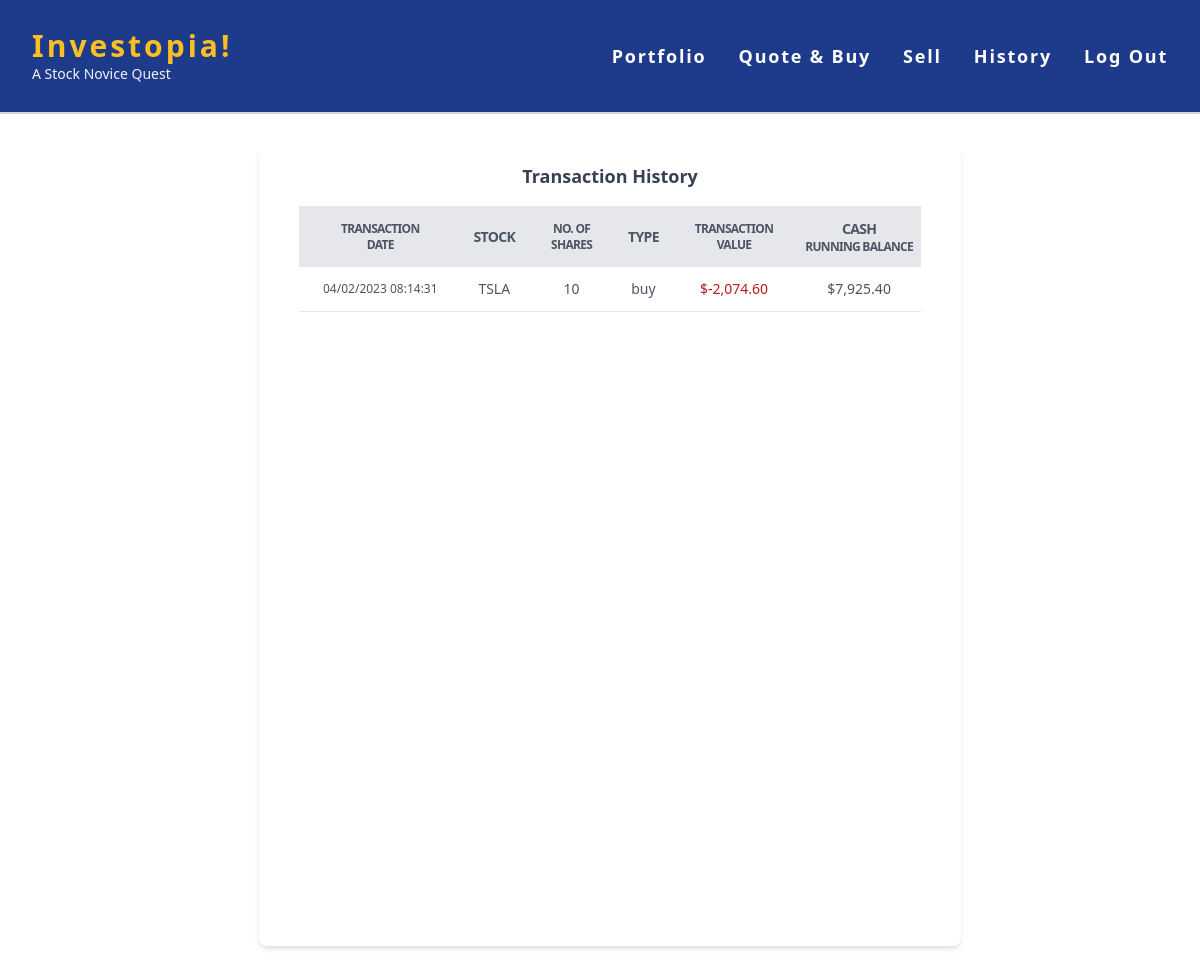
Page /history (signed in) on the earlier database version.
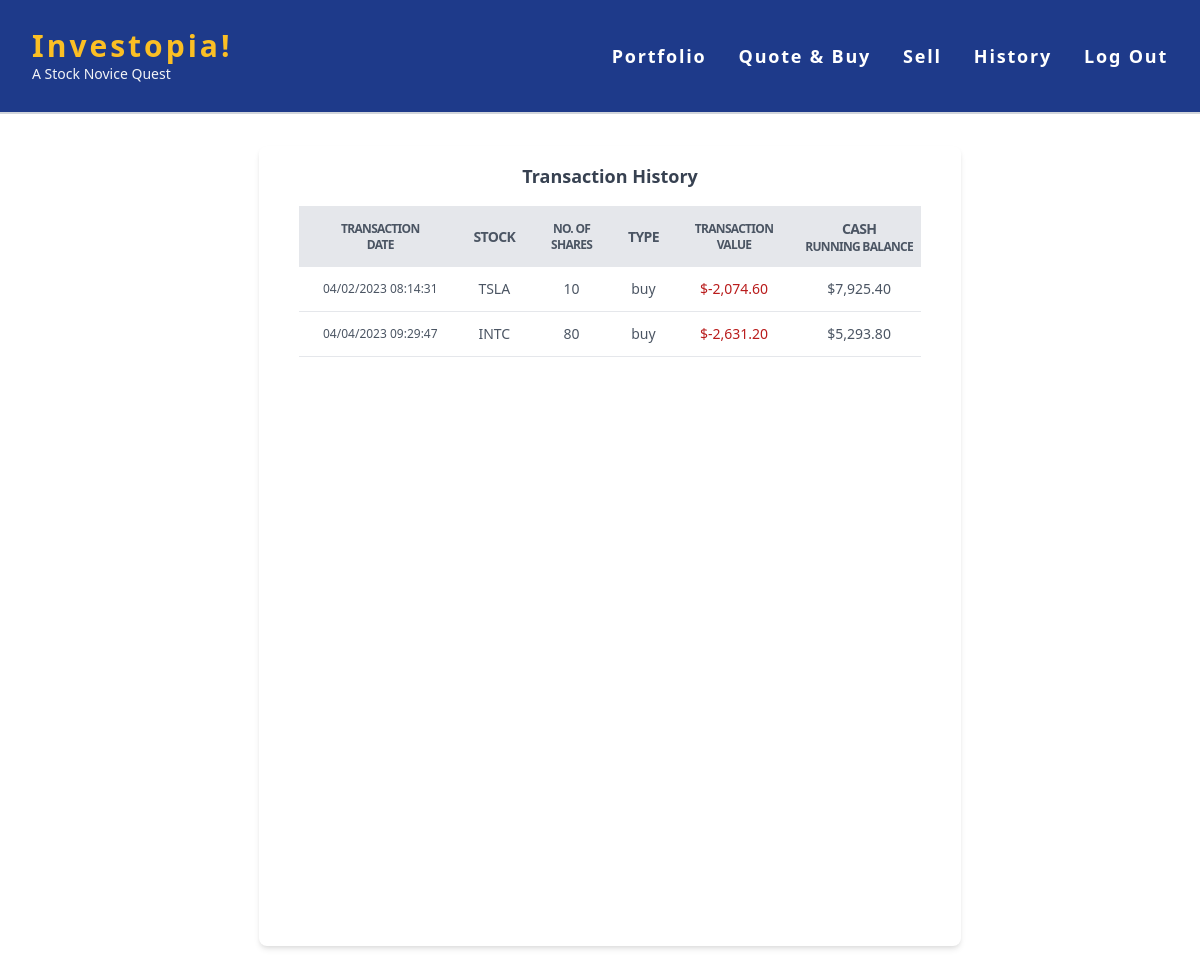
Same page on the later database version.
### app.py (models this page shows, shortened)
class stock_txn(db.Model):
    txn_id = db.Column(db.Integer, primary_key=True)
    stock = db.Column(db.String(80), nullable=False)
    no_of_shares = db.Column(db.Integer, nullable=False)
    total_cost = db.Column(db.Integer, nullable=False)
    user_id = db.Column(db.Integer)
    txn_date = db.Column(db.Date)
    txn_type = db.Column(db.String(80), nullable=False)

class cash_running_bal(db.Model):
    c_bal_id = db.Column(db.Integer, primary_key=True)
    user_id = db.Column(db.Integer)
    txn_id = db.Column(db.Integer)
    txn_date = db.Column(db.Date)
    amount_change = db.Column(db.Integer, nullable=False)
    cash_end_bal = db.Column(db.Integer, nullable=False)

### app.py (the view)
@fin_app.route("/history")
@login_required
def history():
    current_user = session["user_id"]
    transactions = db.session.execute(text(
        "SELECT * FROM stock_txn WHERE user_id = :current_user"), {'current_user': current_user})
    cash_history = db.session.execute(text(
        "SELECT * FROM cash_running_bal WHERE user_id = :current_user"), {'current_user': current_user})
    cash_history = db.session.execute(text(
        "SELECT * FROM (SELECT * FROM cash_running_bal JOIN stock_txn ON cash_running_bal.txn_id = stock_txn.txn_id) WHERE user_id = :current_user"), {'current_user': current_user})
    return render_template("history.html", transactions=transactions, cash_history=cash_history)

### app.py (called while the page is built)
@fin_app.after_request
def after_request(response):
    response.headers["Cache-Control"] = "no-cache, no-store, must-revalidate"
    response.headers["Expires"] = 0
    response.headers["Pragma"] = "no-cache"
    return response

### helpers.py (called while the page is built)
def login_required(f):
    @wraps(f)
    def decorated_function(*args, **kwargs):
        if session.get("user_id") is None:
            return redirect("/login")
        return f(*args, **kwargs)
    return decorated_function

def usd(value):
    return f"${value:,.2f}"

### templates/history.html
{% extends "layout.html" %} {% block title %} List of Users {% endblock %} {%
block main %}
<div class="flex justify-center min-h-screen mt-8 ml-5">
  <div class="bg-white shadow-md rounded-lg overflow-x-auto">
    <div class="flex justify-center items-center px-6 py-4">
      <h2 class="text-lg font-semibold text-gray-700">Transaction History</h2>
    </div>
    <table class="table-auto mx-10 text-xs md:text-sm text-center">
      <thead>
        <tr
          class="bg-gray-200 text-gray-600 uppercase text-sm leading-normal tracking-tighter text-center"
        >
          <th class="py-3 px-6 text-xs">
            <p>Transaction</p>
            <p>Date</p>
          </th>
          <th class="py-3 px-3">Stock</th>
          <th class="py-3 px-6 text-xs">
            <p>No. of</p>
            <p>Shares</p>
          </th>
          <th class="py-3 px-3">Type</th>
          <th class="py-3 px-6 text-xs">
            <p>Transaction</p>
            <p>Value</p>
          </th>
          <th class="py-3 px-2">
            <p>Cash</p>
            <p class="text-xs">Running Balance</p>
          </th>
        </tr>
      </thead>
      <tbody class="text-gray-600 text-sm font-light">
        {% for each in cash_history %}
        <tr class="border-b border-gray-200 hover:bg-gray-100">
          <td class="py-3 px-6 text-xs">{{ each.txn_date }}</td>
          <td class="py-3 px-3">{{ each.stock }}</td>
          <td class="py-3 px-6">{{ each.no_of_shares }}</td>
          <td class="py-3 px-3">
            {{ each.txn_type }}
          </td>
          <td class="py-3 px-6">
            {% if each.amount_change < 0 %}
            <p class="text-red-700">{{ each.amount_change|usd }}</p>
            {% else %}
            <p class="text-green-700">{{ each.amount_change|usd }}</p>
            {% endif %}
          </td>
          <td class="py-3 px-2">{{ each.cash_end_bal|usd }}</td>
        </tr>
        {% endfor %}
      </tbody>
    </table>
  </div>
</div>
{% endblock %}

### templates/layout.html (shortened to what this page needs)
<!DOCTYPE html>
<html lang="en">
  <head>
    <link
      href="https://cdn.jsdelivr.net/npm/tailwindcss@2.2.15/dist/tailwind.min.css"
      rel="stylesheet"
    />
    <link
      href="/static/css/exp.css"
      rel="stylesheet"
    />
  </head>
  <body>
    <header
      class="bg-blue-900 py-7 px-8 flex justify-between items-center border-b-2 border-gray-300 z-5"
      class="bg-blue-900 py-7 px-8 flex justify-between items-center border-b-2 border-gray-300 z-5"
    >
      <div>
        <a
          href="/"
          class="text-xl md:text-3xl font-bold text-yellow-400 tracking-widest"
          >Investopia!</a
        >
        <p class="text-xs md:text-sm text-gray-100">A Stock Novice Quest</p>
      </div>
      <nav class="md:ml-auto z-1">
        <ul
          id="show"
          class="hidden md:flex md:space-x-8 text-white font-semibold text-lg tracking-widest"
        >
          {% if session["user_id"] %}
          <li>
            <a href="/portfolio" class="hover:text-yellow-400">Portfolio</a>
          </li>
          <li>
            <a href="/quote" class="hover:text-yellow-400">Quote &amp; Buy</a>
          </li>
          <li>
            <a href="/sell" class="hover:text-yellow-400">Sell</a>
          </li>
          <li>
            <a href="/history" class="hover:text-yellow-400">History</a>
          </li>
          <li>
            <a href="/logout" class="hover:text-red-400">Log Out</a>
          </li>
          {% endif %}
        </ul>
      </nav>
    </header>
  <main class="mx-auto my-6">{% block main %}{% endblock %}</main>
  </body>
</html>

Differences in the rows shown:
added stock_txn: txn_date "04/04/2023 09:29:47", stock "INTC", no_of_shares "80", txn_type "buy", amount_change "$-2,631.20", cash_end_bal "$5,293.80"
